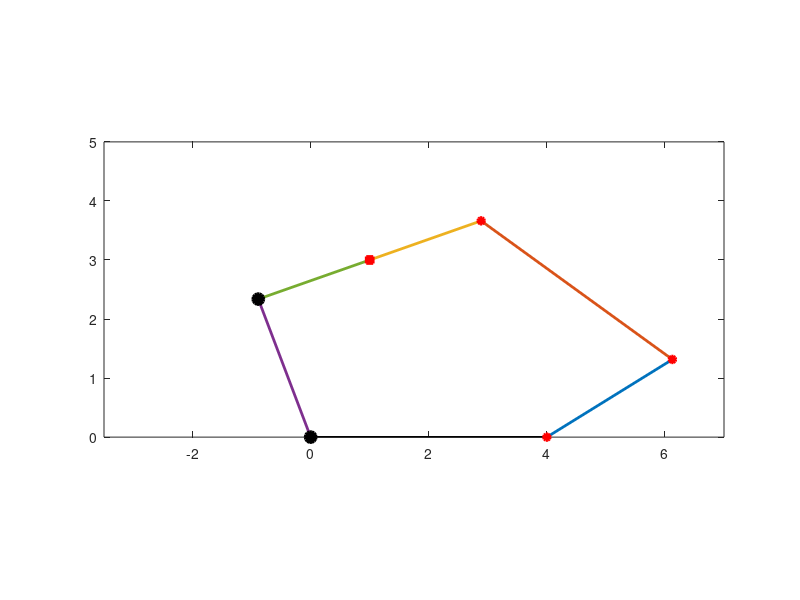

Recreate this plot in MATLAB. (Note: this script raises an error after producing the figure.)

clc
clear all

xp = 1;
yp =  3;

d = 4;
l1 = 2.5;
l2 = 4.0;
l3 = 4.0/2;
l4 = 2.5;
l5 = 4.0/2;

CosTh_5 = (xp^2 + yp^2 - l4^2 - l5^2)/(2*l4*l5);
SinTh_5 = -sqrt(1-CosTh_5^2);
Th_5 = atan2(SinTh_5,CosTh_5);
Th_5*180/3.14

k1 = l4 + l5*CosTh_5;
k2 = l5*SinTh_5;
Th_4 = atan2(yp,xp) - atan2(k2,k1);
Th_4*180/3.14
x4 = 0;
y4 = 0.0;

x5 = l4*cos(Th_4);
y5 = l4*sin(Th_4);

x6 = x5 + l5*cos(Th_5 + Th_4);
y6 = y5 + l5*sin(Th_5 + Th_4);

X4 = [x4,x5];
Y4 = [y4,y5];

X5 = [x5,x6];
Y5 = [y5,y6];

SinTh_5 = sqrt(1-CosTh_5^2);
Th_5 = atan2(SinTh_5,CosTh_5);
Th_5*180/3.14

Phi = Th_4 + pi - Th_5;
CosTh_2 = ((xp - l3*cos(Phi) - d)^2 + (yp - l3*sin(Phi))^2 -l1^2-l2^2)/(2*l1*l2);
SinTh_2 = sqrt(1-CosTh_2^2);

Th_2 = atan2(SinTh_2,CosTh_2);
Th_2*180/3.14

k3 = l1 + l2*CosTh_2;
k4 = l2*SinTh_2;
Th_1 = atan2(yp - l3*sin(Phi),xp - l3*cos(Phi) - d) - atan2(k4,k3);
Th_1*180/3.14
Th_3 = Phi  - Th_1 - Th_2;
Th_3*180/3.14

x = [0,4,4,0];
y = [0,0,0.01,0.01];


fill(x,y,'r')
hold on
xlim([-3.5,7])
ylim([0,5])
axis equal
x0 = d;
y0 = 0.0;

x1 = d+l1*cos(Th_1);
y1 = l1*sin(Th_1);

x2 = x1 + l2*cos(Th_1+Th_2);
y2 = y1 + l2*sin(Th_1+Th_2);

x3 = x2 + l3*cos(Phi);
y3 = y2 + l3*sin(Phi);



X1 = [x0,x1];
Y1 = [y0,y1];

X2 = [x1,x2];
Y2 = [y1,y2];

X3 = [x2,x3];
Y3 = [y2,y3];



p1 = plot(X1,Y1,'LineWidth',2);
p2 = plot(X2,Y2,'LineWidth',2);
p3 = plot(X3,Y3,'LineWidth',2);

p4 = plot(X4,Y4,'LineWidth',2);

p5 = plot(X5,Y5,'LineWidth',2);

p6 = plot(x3,y3,'s','LineWidth',2,'MarkerFaceColor','r','MarkerSize',5,'MarkerEdgeColor','r');
p7 = plot(x0,y0,'o','LineWidth',2,'MarkerFaceColor','r','MarkerSize',5,'MarkerEdgeColor','r');

p9 = plot(x2,y2,'o','LineWidth',2,'MarkerFaceColor','r','MarkerSize',5,'MarkerEdgeColor','r');
p10 = plot(x4,y4,'o','LineWidth',2,'MarkerFaceColor','k','MarkerSize',8,'MarkerEdgeColor','k');
p11 = plot(x5,y5,'o','LineWidth',2,'MarkerFaceColor','k','MarkerSize',8,'MarkerEdgeColor','k');
p8 = plot(x1,y1,'o','LineWidth',2,'MarkerFaceColor','r','MarkerSize',5,'MarkerEdgeColor','r');

pause()
i = 1;

for t = 0:0.1:2*pi
    
    xp = 1+1*cos(t);
    yp = 3+1*sin(t);
    
    xpp(i) = xp;
    ypp(i) = yp;
    i = i + 1;
    CosTh_5 = (xp^2 + yp^2 - l4^2 - l5^2)/(2*l4*l5);
    SinTh_5 = -sqrt(1-CosTh_5^2);
    Th_5 = atan2(SinTh_5,CosTh_5);

    k1 = l4 + l5*CosTh_5;
    k2 = l5*SinTh_5;
    Th_4 = atan2(yp,xp) - atan2(k2,k1);

    x4 = 0;
    y4 = 0.0;

    x5 = l4*cos(Th_4);
    y5 = l4*sin(Th_4);

    x6 = x5 + l5*cos(Th_5 + Th_4);
    y6 = y5 + l5*sin(Th_5 + Th_4);

    X4 = [x4,x5];
    Y4 = [y4,y5];

    X5 = [x5,x6];
    Y5 = [y5,y6];

    SinTh_5 = sqrt(1-CosTh_5^2);
    Th_5 = atan2(SinTh_5,CosTh_5);

    Phi = Th_4 + pi - Th_5;
    CosTh_2 = ((xp - l3*cos(Phi) - d)^2 + (yp - l3*sin(Phi))^2 -l1^2-l2^2)/(2*l1*l2);
    SinTh_2 = sqrt(1-CosTh_2^2);

    Th_2 = atan2(SinTh_2,CosTh_2);

    k3 = l1 + l2*CosTh_2;
    k4 = l2*SinTh_2;
    Th_1 = atan2(yp - l3*sin(Phi),xp - l3*cos(Phi) - d) - atan2(k4,k3);
    Th_3 = Phi  - Th_1 - Th_2;

    x = [0,4,4,0];
    y = [0,0,0.01,0.01];

    x1 = d+l1*cos(Th_1);
    y1 = l1*sin(Th_1);

    x2 = x1 + l2*cos(Th_1+Th_2);
    y2 = y1 + l2*sin(Th_1+Th_2);

    x3 = x2 + l3*cos(Phi);
    y3 = y2 + l3*sin(Phi);



    X1 = [x0,x1];
    Y1 = [y0,y1];

    X2 = [x1,x2];
    Y2 = [y1,y2];

    X3 = [x2,x3];
    Y3 = [y2,y3];

    p1.XData = X1;
    p1.YData = Y1;
    
    p2.XData = X2;
    p2.YData = Y2;
    
    p3.XData = X3;
    p3.YData = Y3;
    
    p4.XData = X4;
    p4.YData = Y4;
    
    p5.XData = X5;
    p5.YData = Y5;
    
    p6.XData = x3;
    p6.YData = y3;
    
    p7.XData = x0;
    p7.YData = y0;
    
    p8.XData = x1;
    p8.YData = y1;
    
    p9.XData = x2;
    p9.YData = y2;
    
    p10.XData = x4;
    p10.YData = y4;
    
    p11.XData = x5;
    p11.YData = y5;
    
    drawnow
    pause(0.1);
    plot(xpp,ypp,'r','LineStyle','--')
    
end


